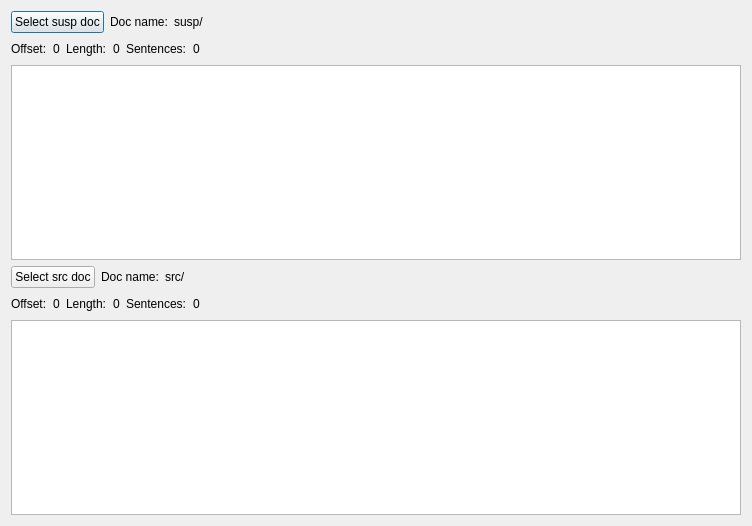
<?xml version="1.0" encoding="UTF-8"?>
<ui version="4.0">
 <class>Dialog</class>
 <widget class="QDialog" name="Dialog">
  <property name="geometry">
   <rect>
    <x>0</x>
    <y>0</y>
    <width>752</width>
    <height>526</height>
   </rect>
  </property>
  <property name="windowTitle">
   <string>Dialog</string>
  </property>
  <layout class="QGridLayout" name="gridLayout">
   <item row="0" column="0">
    <layout class="QHBoxLayout" name="horizontalLayout">
     <item>
      <widget class="QPushButton" name="btn_select_susp_doc">
       <property name="text">
        <string>Select susp doc</string>
       </property>
      </widget>
     </item>
     <item>
      <widget class="QLabel" name="label_9">
       <property name="text">
        <string>Doc name:</string>
       </property>
      </widget>
     </item>
     <item>
      <widget class="QLabel" name="lb_susp_doc_name">
       <property name="text">
        <string>susp/</string>
       </property>
      </widget>
     </item>
     <item>
      <spacer name="horizontalSpacer_2">
       <property name="orientation">
        <enum>Qt::Horizontal</enum>
       </property>
       <property name="sizeHint" stdset="0">
        <size>
         <width>40</width>
         <height>20</height>
        </size>
       </property>
      </spacer>
     </item>
    </layout>
   </item>
   <item row="1" column="0">
    <layout class="QHBoxLayout" name="horizontalLayout_2">
     <item>
      <widget class="QLabel" name="label_10">
       <property name="text">
        <string>Offset:</string>
       </property>
      </widget>
     </item>
     <item>
      <widget class="QLabel" name="lb_susp_offset">
       <property name="text">
        <string>0</string>
       </property>
      </widget>
     </item>
     <item>
      <widget class="QLabel" name="label_11">
       <property name="text">
        <string>Length:</string>
       </property>
      </widget>
     </item>
     <item>
      <widget class="QLabel" name="lb_susp_length">
       <property name="text">
        <string>0</string>
       </property>
      </widget>
     </item>
     <item>
      <widget class="QLabel" name="label_12">
       <property name="text">
        <string>Sentences:</string>
       </property>
      </widget>
     </item>
     <item>
      <widget class="QLabel" name="lb_susp_sentences_count">
       <property name="text">
        <string>0</string>
       </property>
      </widget>
     </item>
     <item>
      <spacer name="horizontalSpacer_5">
       <property name="orientation">
        <enum>Qt::Horizontal</enum>
       </property>
       <property name="sizeHint" stdset="0">
        <size>
         <width>40</width>
         <height>20</height>
        </size>
       </property>
      </spacer>
     </item>
    </layout>
   </item>
   <item row="2" column="0">
    <widget class="QTextEdit" name="te_susp_text">
     <property name="readOnly">
      <bool>true</bool>
     </property>
    </widget>
   </item>
   <item row="3" column="0">
    <layout class="QHBoxLayout" name="horizontalLayout_4">
     <item>
      <widget class="QPushButton" name="btn_select_src_doc">
       <property name="text">
        <string>Select src doc</string>
       </property>
      </widget>
     </item>
     <item>
      <widget class="QLabel" name="label_16">
       <property name="text">
        <string>Doc name:</string>
       </property>
      </widget>
     </item>
     <item>
      <widget class="QLabel" name="lb_src_doc_name">
       <property name="text">
        <string>src/</string>
       </property>
      </widget>
     </item>
     <item>
      <spacer name="horizontalSpacer_3">
       <property name="orientation">
        <enum>Qt::Horizontal</enum>
       </property>
       <property name="sizeHint" stdset="0">
        <size>
         <width>40</width>
         <height>20</height>
        </size>
       </property>
      </spacer>
     </item>
    </layout>
   </item>
   <item row="4" column="0">
    <layout class="QHBoxLayout" name="horizontalLayout_3">
     <item>
      <widget class="QLabel" name="label_13">
       <property name="text">
        <string>Offset:</string>
       </property>
      </widget>
     </item>
     <item>
      <widget class="QLabel" name="lb_src_offset">
       <property name="text">
        <string>0</string>
       </property>
      </widget>
     </item>
     <item>
      <widget class="QLabel" name="label_14">
       <property name="text">
        <string>Length:</string>
       </property>
      </widget>
     </item>
     <item>
      <widget class="QLabel" name="lb_src_length">
       <property name="text">
        <string>0</string>
       </property>
      </widget>
     </item>
     <item>
      <widget class="QLabel" name="label_15">
       <property name="text">
        <string>Sentences:</string>
       </property>
      </widget>
     </item>
     <item>
      <widget class="QLabel" name="lb_src_sentences_count">
       <property name="text">
        <string>0</string>
       </property>
      </widget>
     </item>
     <item>
      <spacer name="horizontalSpacer_6">
       <property name="orientation">
        <enum>Qt::Horizontal</enum>
       </property>
       <property name="sizeHint" stdset="0">
        <size>
         <width>40</width>
         <height>20</height>
        </size>
       </property>
      </spacer>
     </item>
    </layout>
   </item>
   <item row="5" column="0">
    <widget class="QTextEdit" name="te_src_text">
     <property name="readOnly">
      <bool>true</bool>
     </property>
    </widget>
   </item>
  </layout>
 </widget>
 <resources/>
 <connections/>
</ui>
